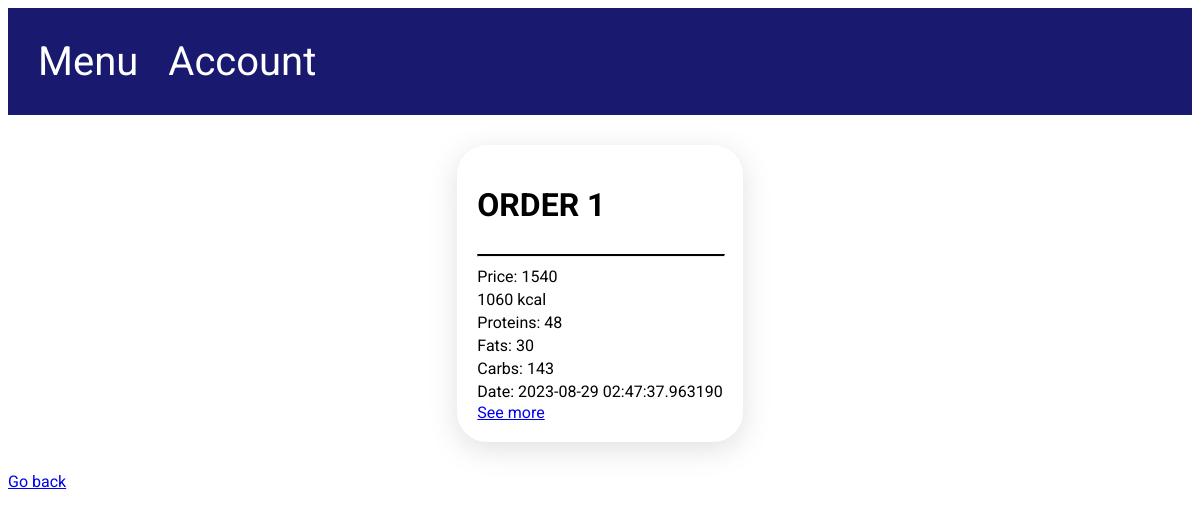
The app's page /admin/current_orders (signed in) with its own data.
### models.py (models this page shows, shortened)
class UserOrder(Base):
    __tablename__ = "user_order"
    id = Column(Integer, primary_key=True, autoincrement=True, unique=True)
    user_id = Column(Integer, ForeignKey("user.id"), nullable=False)
    address_id = Column(Integer, ForeignKey("address.id"), nullable=False)
    order_price = Column(Integer, nullable=False)
    order_kcal = Column(Integer, nullable=False)
    order_proteins = Column(Integer, nullable=False)
    order_fats = Column(Integer, nullable=False)
    order_carbs = Column(Integer, nullable=False)
    comment = Column(String(255))
    order_date = Column(String(120))
    order_rate = Column(Integer)
    order_status = Column(Integer, ForeignKey("status.id"), nullable=False)
    update_date = Column(DateTime)
    address = relationship("Address", back_populates="user_order")
    user = relationship("User", back_populates="user_order")
    ordered_dish = relationship("OrderedDish", back_populates="user_order")
    status = relationship("Status", back_populates="user_order")

### app.py (the view)
@app.route('/admin/current_orders', methods=['GET'])
def admin_orders():  # Alchemy
    if session.get("user_id") is None:
        return app.redirect("/user/sign_in")
    if session.get("user_type") == 0:
        return app.redirect('/menu', 302)
    database.init_db()
    orders = database.db_session.query(UserOrder).where(UserOrder.order_status == 1)
    return render_template("current_orders.html", orders=orders)

### database.py (called while the page is built)
def init_db():
    import models
    Base.metadata.create_all(bind=engine)

### templates/current_orders.html
{% extends 'base.html' %}
{% block content %}
    <div class="container user_page">
        {% for order in orders %}
            <div class="content-holder orders">
                <h1>ORDER {{ loop.index }}</h1>
                <hr class="line">
                <p>
                    Price: {{ order.order_price }}
                </p>
                <p>
                    {{ order.order_kcal }} kcal
                </p>
                <p>
                    Proteins: {{ order.order_proteins }}
                </p>
                <p>
                    Fats: {{ order.order_fats }}
                </p>
                <p>
                    Carbs: {{ order.order_carbs }}
                </p>
                <p>
                    Date: {{ order.order_date }}
                </p>
                <a href="/admin/current_orders/{{ order.id }}"> See more </a>
            </div>
        {% endfor %}
    </div>
    <a href="/user"> Go back </a>
{% endblock %}

### static/css/style.css (style rules this page uses)
body { font-family: 'Roboto', sans-serif; }
.container { padding: 30px 50px 30px 50px; }
.content-holder { display: flex; flex-direction: column; border-radius: 30px; padding: 20px; box-shadow: rgba(100, 100, 111, 0.2) 0px 7px 29px 0px; }
.user_page { display: flex; flex-direction: column; align-items: center; }
.line { border-top: 2px solid black; width: 100% }
.orders p { margin-top: 2px; margin-bottom: 2px; }

### records on screen
UserOrder: order_price "1540", order_kcal "1060", order_proteins "48", order_fats "30", order_carbs "143", order_date "2023-08-29 02:47:37.963190"
